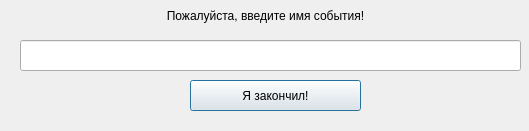
<?xml version="1.0" encoding="UTF-8"?>
<ui version="4.0">
 <class>Dialog</class>
 <widget class="QDialog" name="Dialog">
  <property name="geometry">
   <rect>
    <x>0</x>
    <y>0</y>
    <width>529</width>
    <height>131</height>
   </rect>
  </property>
  <property name="windowTitle">
   <string>Введите имя события</string>
  </property>
  <property name="windowIcon">
   <iconset>
    <normaloff>Task-Manager.ico</normaloff>Task-Manager.ico</iconset>
  </property>
  <property name="styleSheet">
   <string notr="true">font: 75 12pt &quot;MS Shell Dlg 2&quot;;</string>
  </property>
  <widget class="QLabel" name="label">
   <property name="geometry">
    <rect>
     <x>0</x>
     <y>0</y>
     <width>531</width>
     <height>31</height>
    </rect>
   </property>
   <property name="text">
    <string>Пожалуйста, введите имя события!</string>
   </property>
   <property name="alignment">
    <set>Qt::AlignCenter</set>
   </property>
  </widget>
  <widget class="QLineEdit" name="lineEdit">
   <property name="geometry">
    <rect>
     <x>20</x>
     <y>40</y>
     <width>501</width>
     <height>31</height>
    </rect>
   </property>
  </widget>
  <widget class="QPushButton" name="pushButton">
   <property name="geometry">
    <rect>
     <x>190</x>
     <y>80</y>
     <width>171</width>
     <height>31</height>
    </rect>
   </property>
   <property name="text">
    <string>Я закончил!</string>
   </property>
  </widget>
 </widget>
 <resources/>
 <connections/>
</ui>
